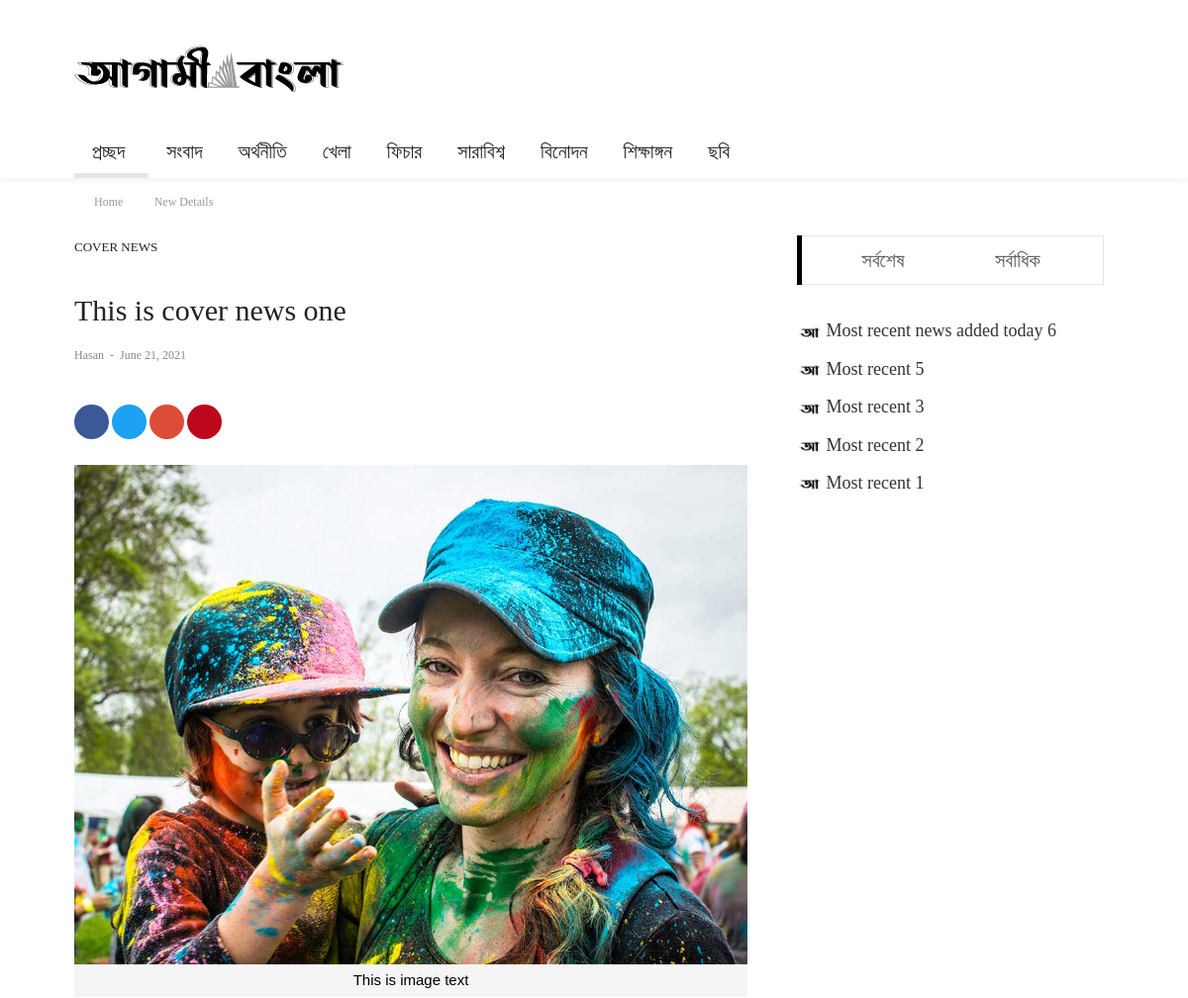
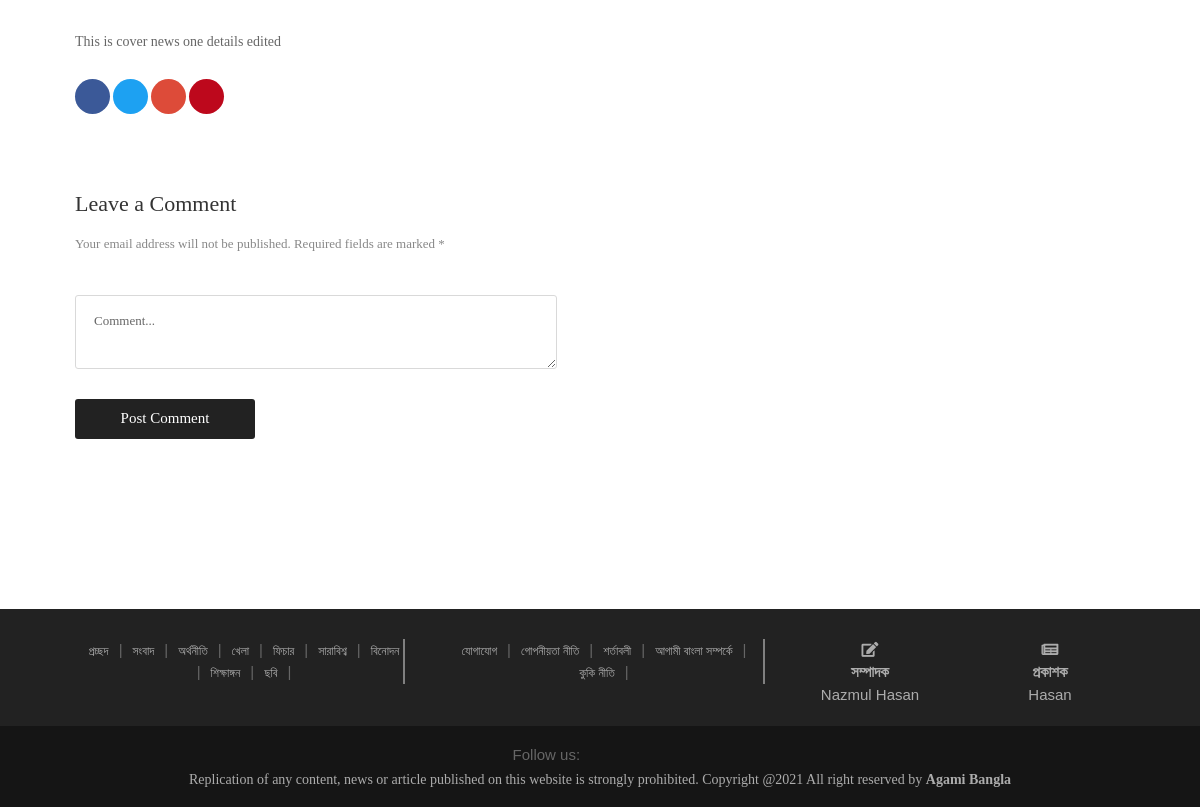
/ab/f_cover/news/details/1/, run on the app's committed database (2 pictures, top to bottom).
### adminPanel/models.py (models this page shows, shortened)
class SiteLogo(models.Model):
    site_logo = models.ImageField()

class NewsCategories(models.Model):
    category_name = models.CharField(default='', max_length=255, verbose_name="News Category Name")

class CoverNews1(models.Model):
    cover_news_image = models.ImageField()
    cover_news_title = models.TextField(max_length=255, verbose_name="Cover News Title")
    cover_news_category = models.CharField(max_length=255, default="")
    cover_news_subcategory = models.CharField(max_length=255, blank=True, null=True)
    cover_news_details = models.TextField(max_length=2000, blank=True, null=True)
    cover_news_added_at = models.DateField(auto_now_add=True)

class EditorPublisher(models.Model):
    editor_name    = models.CharField(max_length=255, default="")
    publisher_name = models.CharField(max_length=255, default="")

class MostRecent(models.Model):
    news_image       = models.ImageField()
    news_title       = models.TextField(max_length=255)
    news_description = models.TextField(max_length=1000)
    news_writer      = models.CharField(max_length=70, blank=True, null=True)
    news_visitors    = models.IntegerField(blank=True, null=True)
    news_details = models.TextField(max_length=2000, blank=True, null=True)
    news_added_at    = models.DateField(auto_now_add=True)

### core/views.py (the view)
# urls.py: url(r'^ab/f_cover/news/details/(?P<pk>\d+)/$', views.cover_news_1_details, name='coverNews1Details'),
def cover_news_1_details(request, pk):
    cover_news_subcategory = CoverNews1.objects.filter(pk=pk).first()
    news_category_model = NewsCategories.objects.all()
    subcategory_model = NewsSubCategories.objects.all()
    subcategory_name = NewsCategories.objects.filter(pk=pk)
    list_of_cat_pk_which_has_atleast_one_news = []
    for news in NewsMain.objects.all():
        list_of_cat_pk_which_has_atleast_one_news.append(news.news_catid)
    if EditorPublisher.objects.count() > 0:
        editor_publisher_info = EditorPublisher.objects.filter().first()
    else:
        editor_publisher_info = "Not added yet!"
    if MostRecent.objects.count() > 0:
        most_recent_news = MostRecent.objects.all().order_by('-pk')[:5]
    else:
        most_recent_news = "Null"
    if MostPopular.objects.count() > 0:
        most_popular_news = MostPopular.objects.all().order_by('-pk')[:5]
    else:
        most_popular_news = 'Null'
    if SiteLogo.objects.count() > 0:
        site_logo_db = SiteLogo.objects.filter().first()
    else:
        site_logo_db = "Not found!"
    context = {
        'site_logo': site_logo_db,
        'news_category_model': news_category_model,
        'subcategory_model': subcategory_model,
        'list_of_cat_pk_which_has_atleast_one_news': list_of_cat_pk_which_has_atleast_one_news,
        'editor_publisher': editor_publisher_info,
        'most_recent_news': most_recent_news,
        'most_popular_news': most_popular_news,
        'cover_news_subcategory': cover_news_subcategory,
    }
    return render(request, "frontEnd/cover_news_1_details.html", context)

### core/templates/frontEnd/cover_news_1_details.html (shortened to what this page needs)
{% extends 'frontEnd/index.html' %}
{% load static %}
{% block main_content %}
	<div class="container">
		<div class="headline bg0 flex-wr-sb-c p-rl-20 p-tb-8">
			<div class="f2-s-1 p-r-30 m-tb-6">
				<a href="index.html" class="breadcrumb-item f1-s-3 cl9">
					Home
				</a>
				<a href="blog-list-01.html" class="breadcrumb-item f1-s-3 cl9">
					New Details
				</a>
			</div>
		</div>
	</div>
	<section class="bg0 p-b-140 p-t-10">
		<div class="container">
			<div class="row justify-content-center">
				<div class="col-md-10 col-lg-8 p-b-30">
					<div class="p-r-10 p-r-0-sr991">
						<div class="p-b-70">
							<a href="#" class="f1-s-10 cl2 hov-cl10 trans-03 text-uppercase">
								Cover News
							</a>
							<h3 class="f1-l-3 cl2 p-b-16 p-t-33 respon2">
								{{cover_news_subcategory.cover_news_title}}
							</h3>
							<div class="flex-wr-s-s p-b-40">
								<span class="f1-s-3 cl8 m-r-15">
									<a href="#" class="f1-s-4 cl8 hov-cl10 trans-03">
										{{editor_publisher.publisher_name}}
									</a>
									<span class="m-rl-3">-</span>
									<span>
										{{cover_news_subcategory.cover_news_added_at}}
									</span>
								</span>
							</div>
							<div class="flex-s-s">
								<div class="flex-wr-s-s size-w-0">
									<a href="#" class="dis-block f1-s-13 cl0 bg-facebook borad-3 hov-btn1 m-r-3 m-b-1 trans-03 add_border">
										<i class="fab fa-facebook-f m-r-3"></i>
									</a>
									<a href="#" class="dis-block f1-s-13 cl0 bg-twitter borad-3 hov-btn1 m-r-3 m-b-3 trans-03 add_border">
										<i class="fab fa-twitter m-r-3"></i>
									</a>
									<a href="#" class="dis-block f1-s-13 cl0 bg-google borad-3 hov-btn1 m-r-3 m-b-3 trans-03 add_border">
										<i class="fab fa-google-plus-g m-r-3"></i>
									</a>
									<a href="#" class="dis-block f1-s-13 cl0 bg-pinterest borad-3 hov-btn1 m-r-3 m-b-3 trans-03 add_border">
										<i class="fab fa-pinterest-p m-r-3"></i>
									</a>
								</div>
							</div>
							<br>
							<div class="wrap-pic-max-w p-b-30">
								<img src="{{cover_news_subcategory.cover_news_image.url}}" alt="IMG">
								<p class="news_details_img_short_description">This is image text</p>
							</div>
							<p class="f1-s-11 cl6 p-b-25">
								{{cover_news_subcategory.cover_news_details|safe}}
							</p>
							<div class="flex-s-s">
								<div class="flex-wr-s-s size-w-0">
									<a href="#" class="dis-block f1-s-18 cl0 bg-facebook borad-3 hov-btn1 m-r-3 m-b-3 trans-03 add_border">
										<i class="fab fa-facebook-f m-r-3"></i>
									</a>
									<a href="#" class="dis-block f1-s-18 cl0 borad-3 hov-btn1 m-r-3 m-b-3 trans-03 add_border bg-twitter">
										<i class="fab fa-twitter m-r-3"></i>
									</a>
									<a href="#" class="bg-google dis-block f1-s-18 cl0 borad-3 hov-btn1 m-r-3 m-b-3 trans-03 add_border">
										<i class="fab fa-google-plus-g m-r-3"></i>
									</a>
									<a href="#" class="bg-pinterest dis-block f1-s-18 cl0 borad-3 hov-btn1 m-r-3 m-b-3 trans-03 add_border">
										<i class="fab fa-pinterest-p m-r-3"></i>
									</a>
								</div>
							</div>
						</div>
						<div>
							<h4 class="f1-l-4 cl3 p-b-12">
								Leave a Comment
							</h4>
							<p class="f1-s-13 cl8 p-b-40">
								Your email address will not be published. Required fields are marked *
							</p>
							<form>
								<textarea class="bo-1-rad-3 bocl13 f1-s-13 cl5 plh6 p-rl-18 p-tb-14 m-b-20" rows="2" cols="60" name="msg" placeholder="Comment..."></textarea>
								<button class="size-a-17 bg2 borad-3 f1-s-12 cl0 hov-btn1 trans-03 p-rl-15 m-t-10">
									Post Comment
								</button>
							</form>
						</div>
					</div>
				</div>
				<div class="col-md-10 col-lg-4">
					<div class="p-l-10 p-rl-0-sr991 p-b-20">
						<div class="tab01 p-b-20">
							<div class="tab01-head how2 how2-cl1 bocl12 flex-s-c m-r-10 m-r-0-sr991" id="most-recent-pop">
								<ul class="nav nav-tabs" role="tablist">
									<li class="nav-item">
										<a class="nav-link" data-toggle="tab" href="#tab1-recent" role="tab">সর্বশেষ</a>
									</li>
									<li class="nav-item">
										<a class="nav-link" data-toggle="tab" href="#tab1-popular" role="tab">সর্বাধিক</a>
									</li>
								</ul>
							</div>
							<div class="tab-content p-t-35">
								<div class="tab-pane fade show most-recent-pop-news active" id="tab1-recent" role="tabpanel">
									<div class="row">
										<div class="col-sm-12 p-r-25 p-r-15-sr991">
											{% for news in most_recent_news %}
											<div class="flex-wr-sb-s m-b-8">
												<div class="size-w-0">
													<h5 class="p-b-5">
														<a href="{% url 'newMostRecentDetails' cat_id=news.pk %}" class="f1-s-5 cl3 hov-cl10 trans-03">
															<img src="{%static 'frontEnd/agamiBanglaLogo/favicon-icon.png' %}" style="width:25px;height:25px;" alt="">
															{{news.news_title}}
														</a>
													</h5>
												</div>
											</div>
											{% endfor %}
										</div>
									</div>
								</div>
							</div>
						</div>
						<div class="flex-c-s p-t-8">
						</div>
						<br><br>
					</div>
				</div>
			</div>
		</div>
	</section>
{% endblock %}

### core/templates/frontEnd/index.html (shortened to what this page needs)
{% load static %}
<!DOCTYPE html>
<html lang="en">
<head>
	<link rel="stylesheet" type="text/css" href="{%static 'frontEnd/vendor/bootstrap/css/bootstrap.min.css' %}">
	<link rel="stylesheet" type="text/css" href="{%static 'frontEnd/fonts/fontawesome-5.0.8/css/fontawesome-all.min.css' %}">
	<link rel="stylesheet" type="text/css" href="{%static 'frontEnd/fonts/iconic/css/material-design-iconic-font.min.css' %}">
	<link rel="stylesheet" type="text/css" href="{%static 'frontEnd/vendor/animate/animate.css' %}">
	<link rel="stylesheet" type="text/css" href="{%static 'frontEnd/vendor/css-hamburgers/hamburgers.min.css' %}">
	<link rel="stylesheet" type="text/css" href="{%static 'frontEnd/vendor/animsition/css/animsition.min.css' %}">
	<link rel="stylesheet" type="text/css" href="{%static 'frontEnd/css/util.min.css' %}">
	<link rel="stylesheet" type="text/css" href="{%static 'frontEnd/css/main.css' %}">
</head>
<body class="animsition">
	<header>
		<div class="container-menu-desktop">
			<div class="wrap-logo container">
				<div class="logo">
					{%if site_logo %}
					<a href="/"><img src="{{site_logo.site_logo.url}}" alt="LOGO"></a>
					{% else %}
					<a href="#">ADD SITE LOGO</a>
					{% endif %}
				</div>
				<div class="banner-header">
				</div>
			</div>
			<div class="wrap-main-nav">
				<div class="main-nav">
					<nav class="menu-desktop">
						<ul class="main-menu">
							<li class="main-menu-active">
								<a href="/" id="nav_home">প্রচ্ছদ</a>
							</li>
							{% for news_cat in news_category_model %}
							{% if news_cat.pk not in category_list_which_has_no_subcat %}
							<li class="mega-menu-item">
								<a href="{% url 'abNewsListByCategoryPk' catid=news_cat.pk %}">{{ news_cat.category_name }}</a>
							</li>
							{% else %}
							<li class="mega-menu-item">
								<a href="{% url 'newsListByCatWhichHasNotSubcat' cat_id=news_cat.pk %}">{{ news_cat.category_name }}</a>
							</li>
							{% endif %}
							{% endfor %}
						</ul>
					</nav>
				</div>
			</div>
		</div>
	</header>
	{% block main_content %}
	{% endblock %}
	<footer>
		<div class="bg2 p-t-30 p-b-20">
			<div class="container">
				<div class="row">
					<div class="col-md-4">
						<div class="footer-nav-bar-list">
							<ul class="browse_category_list">
								<li><a href="/">প্রচ্ছদ</a></li>
								<li>|</li>
					{% for news_cat in news_category_model %}
					{% if news_cat.pk not in category_list_which_has_no_subcat and news_cat.pk != 9 %}
					<li>
						<a href="{% url 'abNewsListByCategoryPk' catid=news_cat.pk %}">{{ news_cat.category_name }}</a>
					</li>
					{% else %}
					<li class="mega-menu-item">
						<a href="{% url 'newsListByCatWhichHasNotSubcat' cat_id=news_cat.pk %}">{{ news_cat.category_name }}</a>
					</li>
					{% endif %}
					<li>|</li>
					{% endfor %}
							</ul>
						</div>
					</div>
					<div class="col-md-4">
						<div class="footer-nav-privacy-policy-term-condition">
						<ul>
							<li><a href="{% url 'abContactUs' %}">যোগাযোগ</a></li>
							<li>|</li>
							<li><a href="#">গোপনীয়তা নীতি</a></li>
							<li>|</li>
							<li><a href="#">শর্তাবলী</a></li>
							<li>|</li>
							<li><a href="/ab/about/us">আগামী বাংলা সম্পর্কে</a></li>
							<li>|</li>
							<li><a href="#">কুকি নীতি</a></li>
							<li>|</li>
						</ul>
						</div>
					</div>
					<div class="col-md-4">
						<div class="row" id="editor-publisher-section">
							<div class="col-md-6">
								<div class="row">
									<div class="col-md-12 text-center">
										<i class="fas fa-edit"></i>
									</div>
								</div>
								<div class="row">
									<div class="col-md-12">
										<h5 class="text-center"><strong>সম্পাদক</strong></h5>
									</div>
								</div>
								<div class="row">
									<div class="col-md-12">
										<h5 class="text-center">{{editor_publisher.editor_name}}</h5>
									</div>
								</div>
							</div>
							<div class="col-md-6">
								<div class="row">
									<div class="col-md-12 text-center">
										<i class="fas fa-newspaper"></i>
									</div>
								</div>
								<div class="row">
									<div class="col-md-12">
										<h5 class="text-center"><strong>প্রকাশক</strong></h5>
									</div>
								</div>
								<div class="row">
									<div class="col-md-12">
										<h5 class="text-center">{{editor_publisher.publisher_name}}</h5>
									</div>
								</div>
							</div>
						</div>
					</div>
				</div>
			</div>
		</div>
		<div class="bg11">
			<div class="topbar">
				<div class="content-topbar container h-100">
					<div class="right-topbar text-center">
						<span>Follow us:</span>
						<a href="#">
							<span class="fab fa-facebook-f" style="color:#4267B2;"></span>
						</a>
						<a href="#">
							<span class="fab fa-twitter" style="color:#1C9CEB;"></span>
						</a>
						<a href="#">
							<span class="fab fa-pinterest-p" style="color:#E60023;"></span>
						</a>
						<a href="#">
							<span class="fab fa-youtube" style="color: #FF0000;"></span>
						</a>
					</div>
				</div>
			</div>
			<div class="container flex-c-c p-tb-15">
				<span class="f1-s-1 cl0 txt-center">
					<a href="#" class="f1-s-1 cl10 hov-link1" id="copy-right-nav">
						Replication of any content,
						 news or article published on this website is strongly prohibited. Copyright @2021 All right reserved by <strong>Agami Bangla</strong>
					</a>
				</span>
			</div>
		</div>
	</footer>
</body>
</html>

### data on the page
SiteLogo: site_logo (picture)
NewsCategories: category_name "সংবাদ"
NewsCategories: category_name "অর্থনীতি"
NewsCategories: category_name "খেলা"
NewsCategories: category_name "ফিচার"
NewsCategories: category_name "সারাবিশ্ব"
NewsCategories: category_name "বিনোদন"
NewsCategories: category_name "শিক্ষাঙ্গন"
NewsCategories: category_name "ছবি"
CoverNews1: cover_news_title "This is cover news one", cover_news_added_at "June 21, 2021", cover_news_image (picture), cover_news_details "This is cover news one details edited"
EditorPublisher: publisher_name "Hasan", editor_name "Nazmul Hasan"
MostRecent: news_title "Most recent news added today 6"
MostRecent: news_title "Most recent 5"
MostRecent: news_title "Most recent 3"
MostRecent: news_title "Most recent 2"
MostRecent: news_title "Most recent 1"
